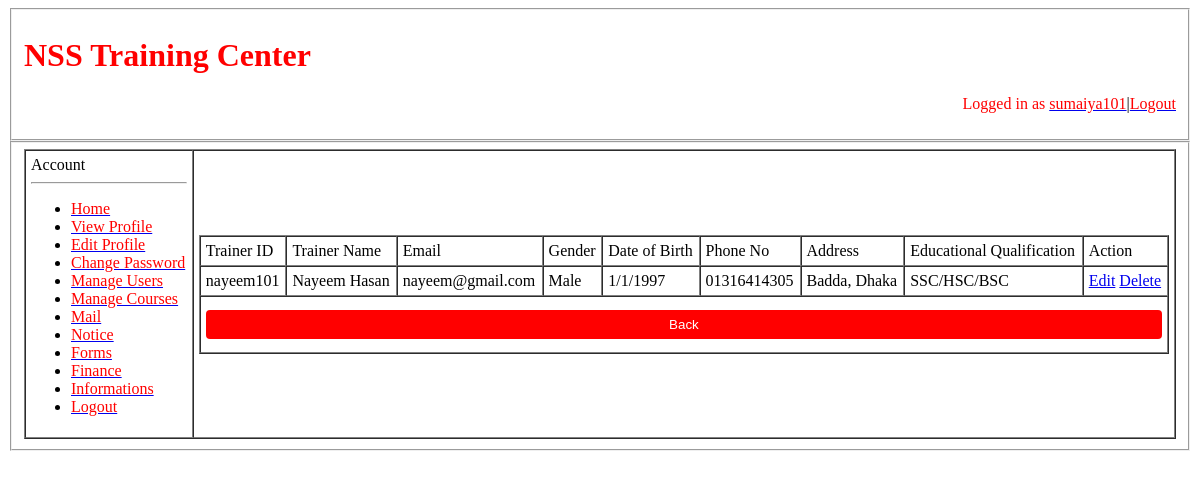
The app's page /views/adminViewAllTrainer.php (signed in) with its own data.
### tables this page shows
CREATE TABLE `trainer` (
  `trainerid` varchar(30) NOT NULL,
  `name` varchar(50) NOT NULL,
  `email` varchar(30) NOT NULL,
  `gender` varchar(15) NOT NULL,
  `dob` varchar(15) NOT NULL,
  `phoneno` varchar(15) NOT NULL,
  `address` varchar(30) NOT NULL,
  `eduqualification` varchar(30) NOT NULL
);

### service/trainerCRUDService.php (called while the page is built, shortened)
<?php
	function getalltrainer()
	{
		$conn = dbConnection();
		$sql = "select * from trainer";
		$result = mysqli_query($conn, $sql);
		$trainers = [];
		while($row = mysqli_fetch_assoc($result)){
			array_push($trainers, $row);
		}
		return $trainers;
	}
?>

### views/adminViewAllTrainer.php (the view, shortened to what this page needs)
<?php
	require_once('../service/trainerCRUDService.php');
?>
<!DOCTYPE html>
<html>
<head>
	<link rel="stylesheet" type="text/css" href="../assets/css/adminStyle.css">
</head>
<body>
	<fieldset>
		<p><h1><font color='green'>NSS Training Center</font></h1></p>
	<?php
	    if(!empty($_SESSION))
		{
			echo "<p align='right'><font color='black'> Logged in as </font><a href='viewProfileAdmin.php'><font color='red'>".$_SESSION['userid']."</font></a>|<a href = '../php/logout.php'><font color='red'>Logout</font></a></p>";
		}
		else
			echo "<p align='right'><font color='black'> Logged in as </font><a href='viewProfileAdmin.php'><font color='red'>".$_COOKIE['userid']."</font></a>|<a href = '../php/logout.php'><font color='red'>Logout</font></a></p>";
	?>
</fieldset>
<fieldset>
    <table cellspacing="0" cellpadding="5" width="100%" border="1">
	    <tr>
		    <td colspan="10">
			    Account<hr/>
				<ul>
				    <li><a href = "adminHome.php"><font color='red'>Home</font></a></li>
					<li><a href = "viewProfileAdmin.php"><font color='red'>View Profile</font></a></li>
					<li><a href = "editProfileAdmin.php"><font color='red'>Edit Profile</font></a></li>
					<li><a href = "changePassword.php"><font color='red'>Change Password</font></a></li>
					<li><a href = "userManage.php"><font color='red'>Manage Users</font></a></li>
					<li><a href = "courseManage.php"><font color='red'>Manage Courses</font></a></li>
					<li><a href = "adminMail.php"><font color='red'>Mail</font></a></li>
					<li><a href = "adminNotice.php"><font color='red'>Notice</font></a></li>
					<li><a href = "adminForms.php"><font color='red'>Forms</font></a></li>
					<li><a href = "financeManage.php"><font color='red'>Finance</font></a></li>
					<li><a href = "informations.php"><font color='red'>Informations</font></a></li>
					<li><a href = "../php/logout.php"><font color='red'>Logout</font></a></li>
				</ul>
				</td>
				<td align="Center">
					<table border="1" width="100%" cellspacing="0" cellpadding="5">
						<tr>
							<td>Trainer ID</td>
							<td>Trainer Name</td>
							<td>Email</td>
							<td>Gender</td>
							<td>Date of Birth</td>
							<td>Phone No</td>
							<td>Address</td>
							<td>Educational Qualification</td>
							<td>Action</td>
						</tr>
						<?php
							$trainers = getalltrainer();
							for ($i=0; $i != count($trainers); $i++)
							{
						?>
						<tr>
							<td><?=$trainers[$i]['trainerid']?></td>
							<td><?=$trainers[$i]['name']?></td>
							<td><?=$trainers[$i]['email']?></td>
							<td><?=$trainers[$i]['gender']?></td>
							<td><?=$trainers[$i]['dob']?></td>
							<td><?=$trainers[$i]['phoneno']?></td>
							<td><?=$trainers[$i]['address']?></td>
							<td><?=$trainers[$i]['eduqualification']?></td>
							<td>
								<a href="adminEditTrainer.php?trainerid=<?=$trainers[$i]['trainerid']?>">Edit</a>
								<a href="adminDeleteTrainer.php?trainerid=<?=$trainers[$i]['trainerid']?>">Delete</a>
							</td>
						</tr>
						<?php
							}
						?>
						<tr>
							<td colspan="9" align="left">
								<a href="userManage.php">
									<button type="button">
										Back
									</button>
								</a>
							</td>
						</tr>
					</table>
				</td>
			</tr>
		</table>
	</fieldset>
</body>
</html>

### assets/css/adminStyle.css (style rules this page uses)
font { color:red; }
table { text-align: left; }
button { width: 100%; background-color:red; color: white; padding: 7px 7px; margin: 8px 0; border: none; border-radius: 4px; cursor: pointer; }

### records on screen
trainer: trainerid "nayeem101", name "Nayeem Hasan", email "nayeem@gmail.com", gender "Male", dob "1/1/1997", phoneno "01316414305", address "Badda, Dhaka", eduqualification "SSC/HSC/BSC"

### other values on screen
$_SESSION['userid'] "sumaiya101"
